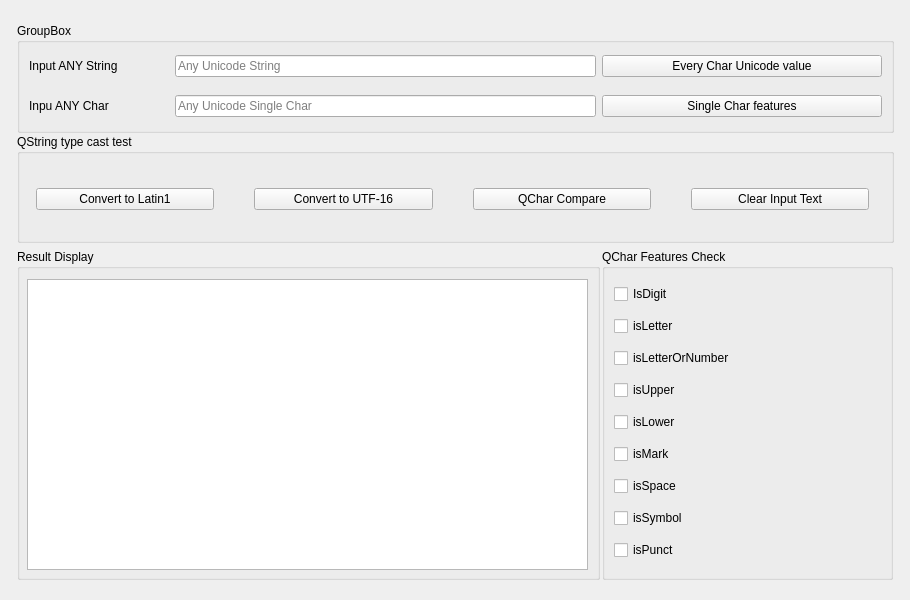
<?xml version="1.0" encoding="UTF-8"?>
<ui version="4.0">
 <class>TopWindow</class>
 <widget class="QWidget" name="TopWindow">
  <property name="windowModality">
   <enum>Qt::WindowModality::NonModal</enum>
  </property>
  <property name="geometry">
   <rect>
    <x>0</x>
    <y>0</y>
    <width>910</width>
    <height>600</height>
   </rect>
  </property>
  <property name="sizePolicy">
   <sizepolicy hsizetype="Preferred" vsizetype="Preferred">
    <horstretch>0</horstretch>
    <verstretch>0</verstretch>
   </sizepolicy>
  </property>
  <property name="minimumSize">
   <size>
    <width>910</width>
    <height>600</height>
   </size>
  </property>
  <property name="windowTitle">
   <string>QString Class</string>
  </property>
  <property name="windowOpacity">
   <double>1.000000000000000</double>
  </property>
  <property name="autoFillBackground">
   <bool>true</bool>
  </property>
  <layout class="QGridLayout" name="TopWindow_layout">
   <item row="0" column="0">
    <layout class="QVBoxLayout" name="top_vlayout" stretch="2,3">
     <property name="spacing">
      <number>6</number>
     </property>
     <property name="sizeConstraint">
      <enum>QLayout::SizeConstraint::SetDefaultConstraint</enum>
     </property>
     <property name="leftMargin">
      <number>6</number>
     </property>
     <property name="topMargin">
      <number>12</number>
     </property>
     <property name="rightMargin">
      <number>6</number>
     </property>
     <property name="bottomMargin">
      <number>9</number>
     </property>
     <item>
      <layout class="QVBoxLayout" name="L2_vlayout01">
       <property name="spacing">
        <number>1</number>
       </property>
       <item>
        <widget class="QGroupBox" name="input_g">
         <property name="minimumSize">
          <size>
           <width>877</width>
           <height>108</height>
          </size>
         </property>
         <property name="title">
          <string>GroupBox</string>
         </property>
         <layout class="QGridLayout" name="L3_glayout01" columnstretch="1,3,2">
          <property name="leftMargin">
           <number>9</number>
          </property>
          <property name="topMargin">
           <number>4</number>
          </property>
          <property name="bottomMargin">
           <number>4</number>
          </property>
          <property name="verticalSpacing">
           <number>10</number>
          </property>
          <item row="0" column="2">
           <widget class="QPushButton" name="strunicode_phbton">
            <property name="text">
             <string>Every Char Unicode value</string>
            </property>
           </widget>
          </item>
          <item row="1" column="0">
           <widget class="QLabel" name="inch_label">
            <property name="text">
             <string>Inpu ANY Char</string>
            </property>
           </widget>
          </item>
          <item row="1" column="1">
           <widget class="QLineEdit" name="char_linedit">
            <property name="text">
             <string/>
            </property>
            <property name="placeholderText">
             <string>Any Unicode Single Char</string>
            </property>
            <property name="clearButtonEnabled">
             <bool>true</bool>
            </property>
           </widget>
          </item>
          <item row="0" column="1">
           <widget class="QLineEdit" name="str_linedit">
            <property name="inputMask">
             <string/>
            </property>
            <property name="text">
             <string/>
            </property>
            <property name="placeholderText">
             <string>Any Unicode String</string>
            </property>
            <property name="clearButtonEnabled">
             <bool>true</bool>
            </property>
           </widget>
          </item>
          <item row="0" column="0">
           <widget class="QLabel" name="instr_label">
            <property name="text">
             <string>Input ANY String</string>
            </property>
           </widget>
          </item>
          <item row="1" column="2">
           <widget class="QPushButton" name="charfeat_phbton">
            <property name="text">
             <string>Single Char features</string>
            </property>
           </widget>
          </item>
         </layout>
        </widget>
       </item>
       <item>
        <widget class="QGroupBox" name="test_g">
         <property name="minimumSize">
          <size>
           <width>877</width>
           <height>107</height>
          </size>
         </property>
         <property name="title">
          <string>QString type cast test</string>
         </property>
         <widget class="QWidget" name="layoutWidget">
          <property name="geometry">
           <rect>
            <x>10</x>
            <y>40</y>
            <width>851</width>
            <height>51</height>
           </rect>
          </property>
          <layout class="QHBoxLayout" name="L3_hlayout02">
           <property name="spacing">
            <number>40</number>
           </property>
           <property name="leftMargin">
            <number>9</number>
           </property>
           <property name="topMargin">
            <number>4</number>
           </property>
           <property name="rightMargin">
            <number>9</number>
           </property>
           <property name="bottomMargin">
            <number>4</number>
           </property>
           <item>
            <widget class="QPushButton" name="tolatin_phbton">
             <property name="text">
              <string>Convert to Latin1</string>
             </property>
            </widget>
           </item>
           <item>
            <widget class="QPushButton" name="toutf16_phbton">
             <property name="text">
              <string>Convert to UTF-16</string>
             </property>
            </widget>
           </item>
           <item>
            <widget class="QPushButton" name="cmpqch_phbton">
             <property name="text">
              <string>QChar Compare</string>
             </property>
            </widget>
           </item>
           <item>
            <widget class="QPushButton" name="clcinput_phbton">
             <property name="text">
              <string>Clear Input Text</string>
             </property>
            </widget>
           </item>
          </layout>
         </widget>
        </widget>
       </item>
      </layout>
     </item>
     <item>
      <layout class="QHBoxLayout" name="L2_hlayout00" stretch="2,1">
       <property name="spacing">
        <number>2</number>
       </property>
       <item>
        <widget class="QGroupBox" name="display_g">
         <property name="minimumSize">
          <size>
           <width>583</width>
           <height>324</height>
          </size>
         </property>
         <property name="title">
          <string>Result Display</string>
         </property>
         <widget class="QTextBrowser" name="display_result">
          <property name="geometry">
           <rect>
            <x>10</x>
            <y>30</y>
            <width>561</width>
            <height>291</height>
           </rect>
          </property>
          <property name="sizePolicy">
           <sizepolicy hsizetype="Preferred" vsizetype="Preferred">
            <horstretch>0</horstretch>
            <verstretch>0</verstretch>
           </sizepolicy>
          </property>
          <property name="minimumSize">
           <size>
            <width>0</width>
            <height>0</height>
           </size>
          </property>
         </widget>
        </widget>
       </item>
       <item>
        <widget class="QGroupBox" name="features_g">
         <property name="minimumSize">
          <size>
           <width>288</width>
           <height>324</height>
          </size>
         </property>
         <property name="title">
          <string>QChar Features Check</string>
         </property>
         <layout class="QVBoxLayout" name="L3_hlayout00">
          <item>
           <widget class="QCheckBox" name="isdigit">
            <property name="text">
             <string>IsDigit</string>
            </property>
           </widget>
          </item>
          <item>
           <widget class="QCheckBox" name="isletter">
            <property name="text">
             <string>isLetter</string>
            </property>
           </widget>
          </item>
          <item>
           <widget class="QCheckBox" name="isletter_number">
            <property name="text">
             <string>isLetterOrNumber</string>
            </property>
           </widget>
          </item>
          <item>
           <widget class="QCheckBox" name="isupper">
            <property name="text">
             <string>isUpper</string>
            </property>
           </widget>
          </item>
          <item>
           <widget class="QCheckBox" name="islower">
            <property name="text">
             <string>isLower</string>
            </property>
           </widget>
          </item>
          <item>
           <widget class="QCheckBox" name="ismark">
            <property name="text">
             <string>isMark</string>
            </property>
           </widget>
          </item>
          <item>
           <widget class="QCheckBox" name="isspace">
            <property name="text">
             <string>isSpace</string>
            </property>
           </widget>
          </item>
          <item>
           <widget class="QCheckBox" name="issymbol">
            <property name="text">
             <string>isSymbol</string>
            </property>
           </widget>
          </item>
          <item>
           <widget class="QCheckBox" name="ispunct">
            <property name="text">
             <string>isPunct</string>
            </property>
           </widget>
          </item>
         </layout>
        </widget>
       </item>
      </layout>
     </item>
    </layout>
   </item>
  </layout>
 </widget>
 <resources/>
 <connections/>
</ui>
